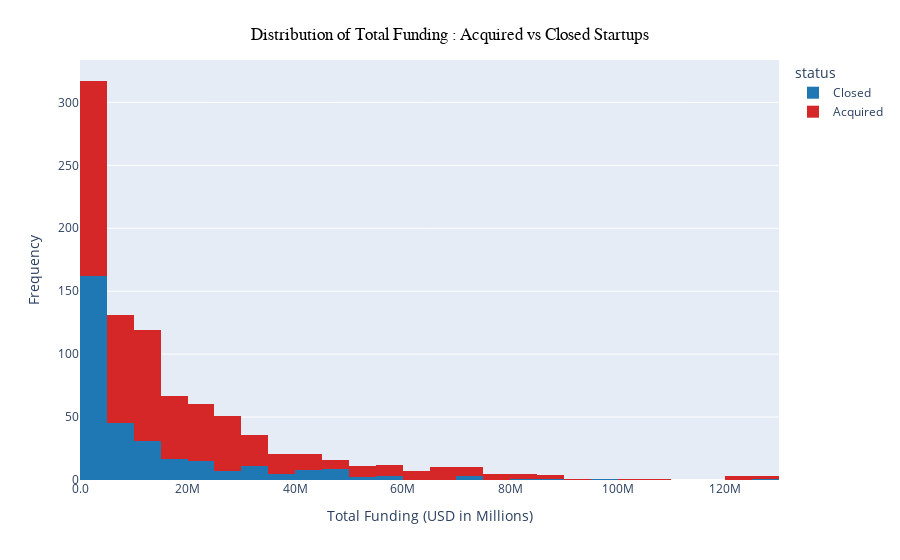

Notebook code for this chart:
### Markdown cell above
#### Average funding for acquired vs. closed startups

### Code cell
colors = ['#1f77b4', '#d62728']

# Filter out extreme outliers from the data
max_value = dataframe['funding_total_usd'].quantile(0.99) 
filtered_data = dataframe[dataframe['funding_total_usd'] < max_value]

status_mapping = {1: 'Acquired', 0: 'Closed'}
filtered_data['status'] = filtered_data['status'].map(status_mapping)

# Create a histogram with the filtered data
fig = px.histogram(data_frame=filtered_data, x='funding_total_usd', color='status',
                   labels={'funding_total_usd': 'Total Funding (USD in Millions)'},
                   color_discrete_sequence=colors)  
                   
# Update layout for better visualization
fig.update_layout(
    title={
        'text': 'Distribution of Total Funding : Acquired vs Closed Startups',
        'y': 0.95,  # You can adjust this for vertical position
        'x': 0.5,  # You can adjust this for horizontal position
        'xanchor': 'center',
        'yanchor': 'top',
        'font': {
            'size': 17,
            'color': 'black',  # You can change the color if you want
            'family': 'Arial, sans-serif', # You can change the font family if you want
        },
    },
    xaxis_title='Total Funding (USD in Millions)',
    yaxis_title='Frequency',
)
# Format the x-axis tick labels to display values in millions
fig.update_xaxes(tickformat=".2s", exponentformat="none")

# Show the figure
fig.show()

### Figure 1 — Plotly figure (JSON) as saved in the notebook; plotly's stock layout.template omitted (floating-point values rounded to 4 significant figures; data arrays with more than 128 entries replaced by an {"elided": "..."} marker saying what was removed)
{"data": [{"alignmentgroup": "True", "bingroup": "x", "hovertemplate": "status=Closed<br>Total Funding (USD in Millions)=%{x}<br>count=%{y}<extra></extra>", "legendgroup": "Closed", "marker": {"color": "#1f77b4", "pattern": {"shape": ""}}, "name": "Closed", "offsetgroup": "Closed", "orientation": "v", "showlegend": true, "type": "histogram", "x": {"elided": "322 int values"}, "xaxis": "x", "yaxis": "y"}, {"alignmentgroup": "True", "bingroup": "x", "hovertemplate": "status=Acquired<br>Total Funding (USD in Millions)=%{x}<br>count=%{y}<extra></extra>", "legendgroup": "Acquired", "marker": {"color": "#d62728", "pattern": {"shape": ""}}, "name": "Acquired", "offsetgroup": "Acquired", "orientation": "v", "showlegend": true, "type": "histogram", "x": {"elided": "591 int values"}, "xaxis": "x", "yaxis": "y"}], "layout": {"barmode": "relative", "legend": {"title": {"text": "status"}, "tracegroupgap": 0}, "margin": {"t": 60}, "title": {"font": {"color": "black", "family": "Arial, sans-serif", "size": 17}, "text": "Distribution of Total Funding : Acquired vs Closed Startups", "x": 0.5, "xanchor": "center", "y": 0.95, "yanchor": "top"}, "xaxis": {"anchor": "y", "domain": [0, 1], "exponentformat": "none", "tickformat": ".2s", "title": {"text": "Total Funding (USD in Millions)"}}, "yaxis": {"anchor": "x", "domain": [0, 1], "title": {"text": "Frequency"}}}}
